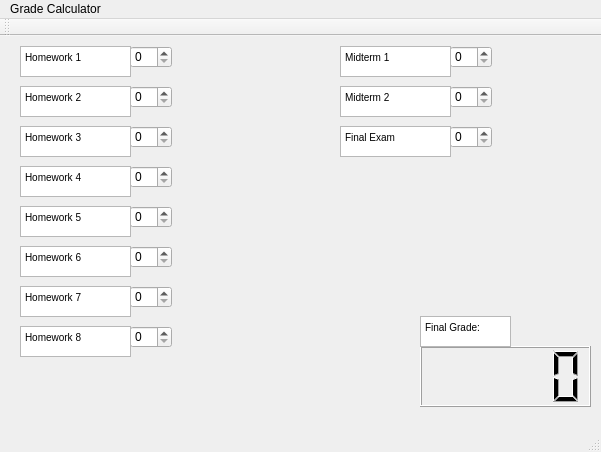
<?xml version="1.0" encoding="UTF-8"?>
<ui version="4.0">
 <class>grade_calculator</class>
 <widget class="QMainWindow" name="grade_calculator">
  <property name="geometry">
   <rect>
    <x>0</x>
    <y>0</y>
    <width>601</width>
    <height>452</height>
   </rect>
  </property>
  <property name="windowTitle">
   <string>grade_calculator</string>
  </property>
  <widget class="QWidget" name="centralWidget">
   <widget class="QSpinBox" name="spinBox_2">
    <property name="geometry">
     <rect>
      <x>130</x>
      <y>10</y>
      <width>42</width>
      <height>22</height>
     </rect>
    </property>
   </widget>
   <widget class="QLCDNumber" name="lcdNumber">
    <property name="geometry">
     <rect>
      <x>420</x>
      <y>310</y>
      <width>171</width>
      <height>61</height>
     </rect>
    </property>
   </widget>
   <widget class="QTextEdit" name="textEdit">
    <property name="geometry">
     <rect>
      <x>20</x>
      <y>10</y>
      <width>111</width>
      <height>31</height>
     </rect>
    </property>
    <property name="html">
     <string>&lt;!DOCTYPE HTML PUBLIC &quot;-//W3C//DTD HTML 4.0//EN&quot; &quot;http://www.w3.org/TR/REC-html40/strict.dtd&quot;&gt;
&lt;html&gt;&lt;head&gt;&lt;meta name=&quot;qrichtext&quot; content=&quot;1&quot; /&gt;&lt;style type=&quot;text/css&quot;&gt;
p, li { white-space: pre-wrap; }
&lt;/style&gt;&lt;/head&gt;&lt;body style=&quot; font-family:'MS Shell Dlg 2'; font-size:7.8pt; font-weight:400; font-style:normal;&quot;&gt;
&lt;p style=&quot; margin-top:0px; margin-bottom:0px; margin-left:0px; margin-right:0px; -qt-block-indent:0; text-indent:0px;&quot;&gt;Homework 1&lt;/p&gt;&lt;/body&gt;&lt;/html&gt;</string>
    </property>
   </widget>
   <widget class="QSpinBox" name="spinBox_3">
    <property name="geometry">
     <rect>
      <x>130</x>
      <y>50</y>
      <width>42</width>
      <height>22</height>
     </rect>
    </property>
   </widget>
   <widget class="QTextEdit" name="textEdit_2">
    <property name="geometry">
     <rect>
      <x>20</x>
      <y>50</y>
      <width>111</width>
      <height>31</height>
     </rect>
    </property>
    <property name="html">
     <string>&lt;!DOCTYPE HTML PUBLIC &quot;-//W3C//DTD HTML 4.0//EN&quot; &quot;http://www.w3.org/TR/REC-html40/strict.dtd&quot;&gt;
&lt;html&gt;&lt;head&gt;&lt;meta name=&quot;qrichtext&quot; content=&quot;1&quot; /&gt;&lt;style type=&quot;text/css&quot;&gt;
p, li { white-space: pre-wrap; }
&lt;/style&gt;&lt;/head&gt;&lt;body style=&quot; font-family:'MS Shell Dlg 2'; font-size:7.8pt; font-weight:400; font-style:normal;&quot;&gt;
&lt;p style=&quot; margin-top:0px; margin-bottom:0px; margin-left:0px; margin-right:0px; -qt-block-indent:0; text-indent:0px;&quot;&gt;Homework 2&lt;/p&gt;&lt;/body&gt;&lt;/html&gt;</string>
    </property>
   </widget>
   <widget class="QSpinBox" name="spinBox_4">
    <property name="geometry">
     <rect>
      <x>130</x>
      <y>90</y>
      <width>42</width>
      <height>22</height>
     </rect>
    </property>
   </widget>
   <widget class="QTextEdit" name="textEdit_3">
    <property name="geometry">
     <rect>
      <x>20</x>
      <y>90</y>
      <width>111</width>
      <height>31</height>
     </rect>
    </property>
    <property name="html">
     <string>&lt;!DOCTYPE HTML PUBLIC &quot;-//W3C//DTD HTML 4.0//EN&quot; &quot;http://www.w3.org/TR/REC-html40/strict.dtd&quot;&gt;
&lt;html&gt;&lt;head&gt;&lt;meta name=&quot;qrichtext&quot; content=&quot;1&quot; /&gt;&lt;style type=&quot;text/css&quot;&gt;
p, li { white-space: pre-wrap; }
&lt;/style&gt;&lt;/head&gt;&lt;body style=&quot; font-family:'MS Shell Dlg 2'; font-size:7.8pt; font-weight:400; font-style:normal;&quot;&gt;
&lt;p style=&quot; margin-top:0px; margin-bottom:0px; margin-left:0px; margin-right:0px; -qt-block-indent:0; text-indent:0px;&quot;&gt;Homework 3&lt;/p&gt;&lt;/body&gt;&lt;/html&gt;</string>
    </property>
   </widget>
   <widget class="QSpinBox" name="spinBox_5">
    <property name="geometry">
     <rect>
      <x>130</x>
      <y>130</y>
      <width>42</width>
      <height>22</height>
     </rect>
    </property>
   </widget>
   <widget class="QTextEdit" name="textEdit_4">
    <property name="geometry">
     <rect>
      <x>20</x>
      <y>130</y>
      <width>111</width>
      <height>31</height>
     </rect>
    </property>
    <property name="html">
     <string>&lt;!DOCTYPE HTML PUBLIC &quot;-//W3C//DTD HTML 4.0//EN&quot; &quot;http://www.w3.org/TR/REC-html40/strict.dtd&quot;&gt;
&lt;html&gt;&lt;head&gt;&lt;meta name=&quot;qrichtext&quot; content=&quot;1&quot; /&gt;&lt;style type=&quot;text/css&quot;&gt;
p, li { white-space: pre-wrap; }
&lt;/style&gt;&lt;/head&gt;&lt;body style=&quot; font-family:'MS Shell Dlg 2'; font-size:7.8pt; font-weight:400; font-style:normal;&quot;&gt;
&lt;p style=&quot; margin-top:0px; margin-bottom:0px; margin-left:0px; margin-right:0px; -qt-block-indent:0; text-indent:0px;&quot;&gt;Homework 4&lt;/p&gt;&lt;/body&gt;&lt;/html&gt;</string>
    </property>
   </widget>
   <widget class="QSpinBox" name="spinBox_6">
    <property name="geometry">
     <rect>
      <x>130</x>
      <y>170</y>
      <width>42</width>
      <height>22</height>
     </rect>
    </property>
   </widget>
   <widget class="QTextEdit" name="textEdit_5">
    <property name="geometry">
     <rect>
      <x>20</x>
      <y>170</y>
      <width>111</width>
      <height>31</height>
     </rect>
    </property>
    <property name="html">
     <string>&lt;!DOCTYPE HTML PUBLIC &quot;-//W3C//DTD HTML 4.0//EN&quot; &quot;http://www.w3.org/TR/REC-html40/strict.dtd&quot;&gt;
&lt;html&gt;&lt;head&gt;&lt;meta name=&quot;qrichtext&quot; content=&quot;1&quot; /&gt;&lt;style type=&quot;text/css&quot;&gt;
p, li { white-space: pre-wrap; }
&lt;/style&gt;&lt;/head&gt;&lt;body style=&quot; font-family:'MS Shell Dlg 2'; font-size:7.8pt; font-weight:400; font-style:normal;&quot;&gt;
&lt;p style=&quot; margin-top:0px; margin-bottom:0px; margin-left:0px; margin-right:0px; -qt-block-indent:0; text-indent:0px;&quot;&gt;Homework 5&lt;/p&gt;&lt;/body&gt;&lt;/html&gt;</string>
    </property>
   </widget>
   <widget class="QSpinBox" name="spinBox_7">
    <property name="geometry">
     <rect>
      <x>130</x>
      <y>210</y>
      <width>42</width>
      <height>22</height>
     </rect>
    </property>
   </widget>
   <widget class="QTextEdit" name="textEdit_6">
    <property name="geometry">
     <rect>
      <x>20</x>
      <y>210</y>
      <width>111</width>
      <height>31</height>
     </rect>
    </property>
    <property name="html">
     <string>&lt;!DOCTYPE HTML PUBLIC &quot;-//W3C//DTD HTML 4.0//EN&quot; &quot;http://www.w3.org/TR/REC-html40/strict.dtd&quot;&gt;
&lt;html&gt;&lt;head&gt;&lt;meta name=&quot;qrichtext&quot; content=&quot;1&quot; /&gt;&lt;style type=&quot;text/css&quot;&gt;
p, li { white-space: pre-wrap; }
&lt;/style&gt;&lt;/head&gt;&lt;body style=&quot; font-family:'MS Shell Dlg 2'; font-size:7.8pt; font-weight:400; font-style:normal;&quot;&gt;
&lt;p style=&quot; margin-top:0px; margin-bottom:0px; margin-left:0px; margin-right:0px; -qt-block-indent:0; text-indent:0px;&quot;&gt;Homework 6&lt;/p&gt;&lt;/body&gt;&lt;/html&gt;</string>
    </property>
   </widget>
   <widget class="QSpinBox" name="spinBox_8">
    <property name="geometry">
     <rect>
      <x>130</x>
      <y>250</y>
      <width>42</width>
      <height>22</height>
     </rect>
    </property>
   </widget>
   <widget class="QTextEdit" name="textEdit_7">
    <property name="geometry">
     <rect>
      <x>20</x>
      <y>250</y>
      <width>111</width>
      <height>31</height>
     </rect>
    </property>
    <property name="html">
     <string>&lt;!DOCTYPE HTML PUBLIC &quot;-//W3C//DTD HTML 4.0//EN&quot; &quot;http://www.w3.org/TR/REC-html40/strict.dtd&quot;&gt;
&lt;html&gt;&lt;head&gt;&lt;meta name=&quot;qrichtext&quot; content=&quot;1&quot; /&gt;&lt;style type=&quot;text/css&quot;&gt;
p, li { white-space: pre-wrap; }
&lt;/style&gt;&lt;/head&gt;&lt;body style=&quot; font-family:'MS Shell Dlg 2'; font-size:7.8pt; font-weight:400; font-style:normal;&quot;&gt;
&lt;p style=&quot; margin-top:0px; margin-bottom:0px; margin-left:0px; margin-right:0px; -qt-block-indent:0; text-indent:0px;&quot;&gt;Homework 7&lt;/p&gt;&lt;/body&gt;&lt;/html&gt;</string>
    </property>
   </widget>
   <widget class="QSpinBox" name="spinBox_9">
    <property name="geometry">
     <rect>
      <x>130</x>
      <y>290</y>
      <width>42</width>
      <height>22</height>
     </rect>
    </property>
   </widget>
   <widget class="QTextEdit" name="textEdit_8">
    <property name="geometry">
     <rect>
      <x>20</x>
      <y>290</y>
      <width>111</width>
      <height>31</height>
     </rect>
    </property>
    <property name="html">
     <string>&lt;!DOCTYPE HTML PUBLIC &quot;-//W3C//DTD HTML 4.0//EN&quot; &quot;http://www.w3.org/TR/REC-html40/strict.dtd&quot;&gt;
&lt;html&gt;&lt;head&gt;&lt;meta name=&quot;qrichtext&quot; content=&quot;1&quot; /&gt;&lt;style type=&quot;text/css&quot;&gt;
p, li { white-space: pre-wrap; }
&lt;/style&gt;&lt;/head&gt;&lt;body style=&quot; font-family:'MS Shell Dlg 2'; font-size:7.8pt; font-weight:400; font-style:normal;&quot;&gt;
&lt;p style=&quot; margin-top:0px; margin-bottom:0px; margin-left:0px; margin-right:0px; -qt-block-indent:0; text-indent:0px;&quot;&gt;Homework 8&lt;/p&gt;&lt;/body&gt;&lt;/html&gt;</string>
    </property>
   </widget>
   <widget class="QSpinBox" name="spinBox_10">
    <property name="geometry">
     <rect>
      <x>450</x>
      <y>10</y>
      <width>42</width>
      <height>22</height>
     </rect>
    </property>
   </widget>
   <widget class="QTextEdit" name="textEdit_9">
    <property name="geometry">
     <rect>
      <x>340</x>
      <y>10</y>
      <width>111</width>
      <height>31</height>
     </rect>
    </property>
    <property name="html">
     <string>&lt;!DOCTYPE HTML PUBLIC &quot;-//W3C//DTD HTML 4.0//EN&quot; &quot;http://www.w3.org/TR/REC-html40/strict.dtd&quot;&gt;
&lt;html&gt;&lt;head&gt;&lt;meta name=&quot;qrichtext&quot; content=&quot;1&quot; /&gt;&lt;style type=&quot;text/css&quot;&gt;
p, li { white-space: pre-wrap; }
&lt;/style&gt;&lt;/head&gt;&lt;body style=&quot; font-family:'MS Shell Dlg 2'; font-size:7.8pt; font-weight:400; font-style:normal;&quot;&gt;
&lt;p style=&quot; margin-top:0px; margin-bottom:0px; margin-left:0px; margin-right:0px; -qt-block-indent:0; text-indent:0px;&quot;&gt;Midterm 1&lt;/p&gt;&lt;/body&gt;&lt;/html&gt;</string>
    </property>
   </widget>
   <widget class="QSpinBox" name="spinBox_11">
    <property name="geometry">
     <rect>
      <x>450</x>
      <y>50</y>
      <width>42</width>
      <height>22</height>
     </rect>
    </property>
   </widget>
   <widget class="QTextEdit" name="textEdit_10">
    <property name="geometry">
     <rect>
      <x>340</x>
      <y>50</y>
      <width>111</width>
      <height>31</height>
     </rect>
    </property>
    <property name="html">
     <string>&lt;!DOCTYPE HTML PUBLIC &quot;-//W3C//DTD HTML 4.0//EN&quot; &quot;http://www.w3.org/TR/REC-html40/strict.dtd&quot;&gt;
&lt;html&gt;&lt;head&gt;&lt;meta name=&quot;qrichtext&quot; content=&quot;1&quot; /&gt;&lt;style type=&quot;text/css&quot;&gt;
p, li { white-space: pre-wrap; }
&lt;/style&gt;&lt;/head&gt;&lt;body style=&quot; font-family:'MS Shell Dlg 2'; font-size:7.8pt; font-weight:400; font-style:normal;&quot;&gt;
&lt;p style=&quot; margin-top:0px; margin-bottom:0px; margin-left:0px; margin-right:0px; -qt-block-indent:0; text-indent:0px;&quot;&gt;Midterm 2&lt;/p&gt;&lt;/body&gt;&lt;/html&gt;</string>
    </property>
   </widget>
   <widget class="QSpinBox" name="spinBox_12">
    <property name="geometry">
     <rect>
      <x>450</x>
      <y>90</y>
      <width>42</width>
      <height>22</height>
     </rect>
    </property>
   </widget>
   <widget class="QTextEdit" name="textEdit_11">
    <property name="geometry">
     <rect>
      <x>340</x>
      <y>90</y>
      <width>111</width>
      <height>31</height>
     </rect>
    </property>
    <property name="html">
     <string>&lt;!DOCTYPE HTML PUBLIC &quot;-//W3C//DTD HTML 4.0//EN&quot; &quot;http://www.w3.org/TR/REC-html40/strict.dtd&quot;&gt;
&lt;html&gt;&lt;head&gt;&lt;meta name=&quot;qrichtext&quot; content=&quot;1&quot; /&gt;&lt;style type=&quot;text/css&quot;&gt;
p, li { white-space: pre-wrap; }
&lt;/style&gt;&lt;/head&gt;&lt;body style=&quot; font-family:'MS Shell Dlg 2'; font-size:7.8pt; font-weight:400; font-style:normal;&quot;&gt;
&lt;p style=&quot; margin-top:0px; margin-bottom:0px; margin-left:0px; margin-right:0px; -qt-block-indent:0; text-indent:0px;&quot;&gt;Final Exam&lt;/p&gt;&lt;/body&gt;&lt;/html&gt;</string>
    </property>
   </widget>
   <widget class="QTextBrowser" name="textBrowser">
    <property name="geometry">
     <rect>
      <x>420</x>
      <y>280</y>
      <width>91</width>
      <height>31</height>
     </rect>
    </property>
    <property name="html">
     <string>&lt;!DOCTYPE HTML PUBLIC &quot;-//W3C//DTD HTML 4.0//EN&quot; &quot;http://www.w3.org/TR/REC-html40/strict.dtd&quot;&gt;
&lt;html&gt;&lt;head&gt;&lt;meta name=&quot;qrichtext&quot; content=&quot;1&quot; /&gt;&lt;style type=&quot;text/css&quot;&gt;
p, li { white-space: pre-wrap; }
&lt;/style&gt;&lt;/head&gt;&lt;body style=&quot; font-family:'MS Shell Dlg 2'; font-size:7.8pt; font-weight:400; font-style:normal;&quot;&gt;
&lt;p style=&quot; margin-top:0px; margin-bottom:0px; margin-left:0px; margin-right:0px; -qt-block-indent:0; text-indent:0px;&quot;&gt;Final Grade:&lt;/p&gt;&lt;/body&gt;&lt;/html&gt;</string>
    </property>
   </widget>
  </widget>
  <widget class="QMenuBar" name="menuBar">
   <property name="geometry">
    <rect>
     <x>0</x>
     <y>0</y>
     <width>601</width>
     <height>26</height>
    </rect>
   </property>
   <widget class="QMenu" name="menuGrade_Calculator">
    <property name="title">
     <string>Grade Calculator</string>
    </property>
   </widget>
   <addaction name="menuGrade_Calculator"/>
  </widget>
  <widget class="QToolBar" name="mainToolBar">
   <attribute name="toolBarArea">
    <enum>TopToolBarArea</enum>
   </attribute>
   <attribute name="toolBarBreak">
    <bool>false</bool>
   </attribute>
  </widget>
  <widget class="QStatusBar" name="statusBar"/>
 </widget>
 <layoutdefault spacing="6" margin="11"/>
 <resources/>
 <connections/>
</ui>
